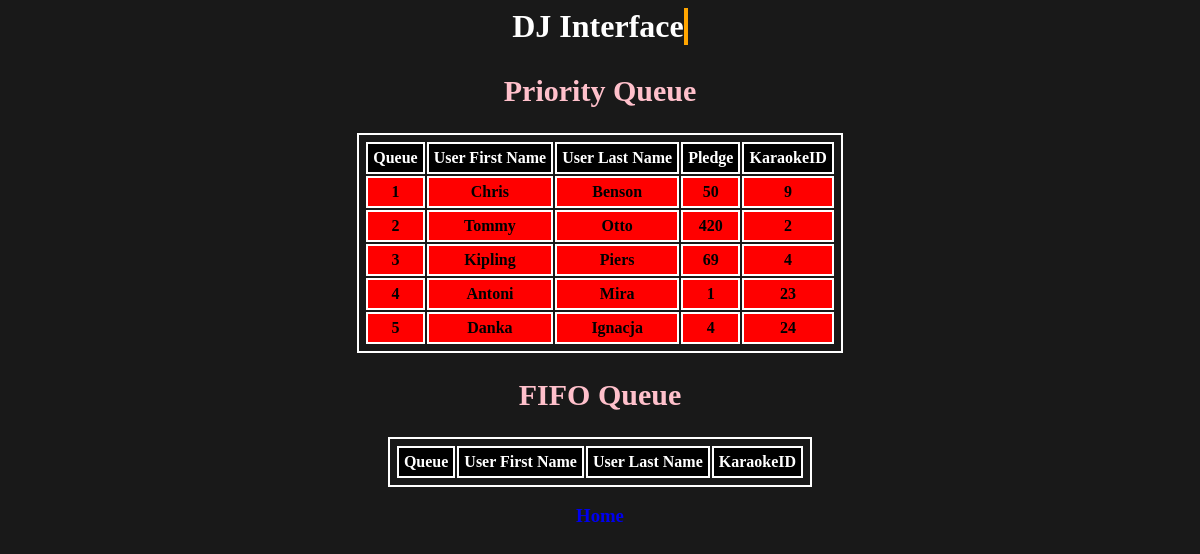
The page /Project/dj.php on the database its author committed.
### tables this page shows
CREATE TABLE PriorityQueue
(
    PQID INT,
    FileID INT,
    Time TIME,
    FOREIGN KEY (PQID) REFERENCES PQUser(PQUser),
    FOREIGN KEY (FileID) REFERENCES KaraokeFile(FileID)
);

CREATE TABLE PQUser
(
    PQUser INT NOT NULL PRIMARY KEY AUTO_INCREMENT,
    PQ_FName VARCHAR(25) NOT NULL,
    PQ_LName VARCHAR(25) NOT NULL,
    Pledge INT(6) NOT NULL
);

### Project/dj.php (the view, shortened to what this page needs)
<!DOCTYPE html>
<?php
    require 'pdo.php';
    $stmt = $pdo->query("SELECT PQUser.*, PriorityQueue.FileID, PriorityQueue.Time
                         FROM PQUser
                         JOIN PriorityQueue ON PQUser.PQUser = PriorityQueue.PQID");
    $PQresults = $stmt->fetchAll(PDO::FETCH_ASSOC);
?>
<html>
<head>
</head>
<body style="background-color:rgb(25, 25, 25);">
    <div class="typewriter">
    <h1 style="color: white;">DJ Interface</h1>
    </div>
  <section>
  <h2 class="neonText">Priority Queue</h2>
        <table>
            <tr>
                <th>Queue</th>
                <th>User First Name</th>
                <th>User Last Name</th>
                <th>Pledge</th>
                <th>KaraokeID</th>
            </tr>
            <?php foreach ($PQresults as $PQresults) : ?>
                <tr>
                    <td><?php echo $PQresults['PQUser']; ?></td>
                    <td><?php echo $PQresults['PQ_FName']; ?></td>
                    <td><?php echo $PQresults['PQ_LName']; ?></td>
                    <td><?php echo $PQresults['Pledge']; ?></td>
                    <td><?php echo $PQresults['FileID']; ?></td>
                </tr>
            <?php endforeach; ?>
        </table>
        <h2 class="neonText">FIFO Queue</h2>
        <table>
            <tr>
                <th>Queue</th>
                <th>User First Name</th>
                <th>User Last Name</th>
                <th>KaraokeID</th>
            </tr>
        </table>
  </section>
</body>
<footer>
  <h3><a href="homepage.php">Home</a></h3>
</footer>
</html>

### Project/dj.php (style rules this page uses)
table { width: 100%; border-collapse: collapse; }
table, th, td { margin-left: auto; margin-right: auto; border: 2px solid white; padding: 5px; text-align: center; }
th { background-color: #000000; color: white; }
td { background-color: #FF0000; font-weight: bold; }
body { text-align: center; }
.typewriter { display: inline-block; }
.typewriter h1 { color: #fff; font-family: Times New Roman; overflow: hidden; border-right: .15em solid orange; white-space: nowrap; margin: 0 auto; animation: typing 3.5s steps(30, end), blink-caret .5s step-end infinite; }
.neonText { animation: flicker 1.5s infinite alternate;animation: flicker 1.5s infinite alternate; color: pink; font-family: Gabriola; font-size: 30px; }
h1 { animation: pulsate 0.11s ease-in-out infinite alternate; }
h2 { text-align: center; }
a { text-decoration: none; }

### rows shown on the page
priorityqueue: PQID.PQUser "1", PQID.PQ_FName "Chris", PQID.PQ_LName "Benson", PQID.Pledge "50", FileID "9"
priorityqueue: PQID.PQUser "2", PQID.PQ_FName "Tommy", PQID.PQ_LName "Otto", PQID.Pledge "420", FileID "2"
priorityqueue: PQID.PQUser "3", PQID.PQ_FName "Kipling", PQID.PQ_LName "Piers", PQID.Pledge "69", FileID "4"
priorityqueue: PQID.PQUser "4", PQID.PQ_FName "Antoni", PQID.PQ_LName "Mira", PQID.Pledge "1", FileID "23"
priorityqueue: PQID.PQUser "5", PQID.PQ_FName "Danka", PQID.PQ_LName "Ignacja", PQID.Pledge "4", FileID "24"
